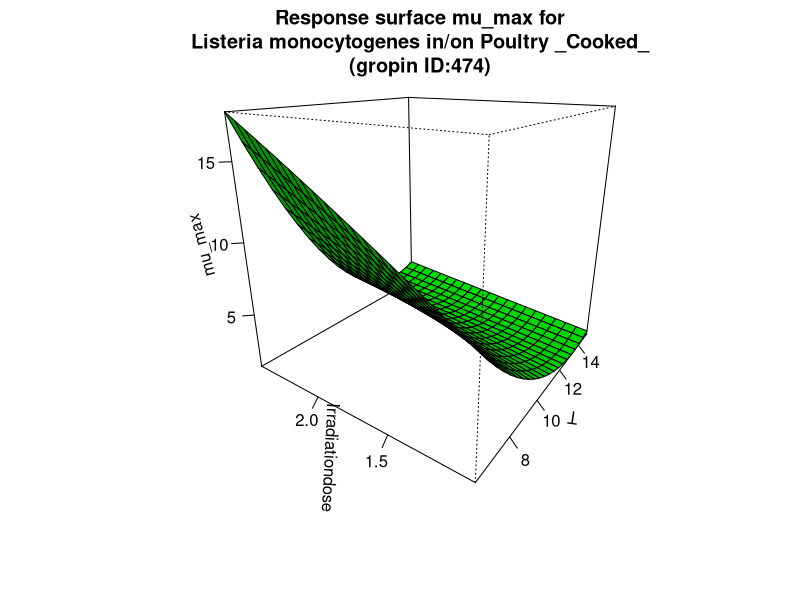

Write R code to recreate this figure.
#############################
# start of Parameter script
#############################
T <- seq(6.006,14.985014985015,length.out=21)
Irradiationdose <- seq(1.001,2.4975024975025,length.out=21)
#############################
# end of Parameter script
#############################
############################# 
# start of Model script Gropin ID 474 
#############################
 
# constant coefficients for this model
 
variables <- data.frame(T,Irradiationdose)
argumentsPar <- expand.grid(variables)
 
# heart of the model
response_surface <- function(T,Irradiationdose) {
   mumax <-5.38-0.94*T+20.2*Irradiationdose+0.04*(T^2)-0.66*(Irradiationdose^2)-2.64*T*Irradiationdose+0.045*T*(Irradiationdose^2)+0.091*Irradiationdose*(T^2)

return(mumax=mumax)
} 

# output parameters
mumax <- cbind(argumentsPar,response_surface(argumentsPar['T'],argumentsPar['Irradiationdose']))
colnames(mumax) <- c(colnames(argumentsPar),'mumax')
#############################
# End of Model script
#############################
############################# 
# start of Visualisation script Gropin ID 474 
#############################
persp(T,Irradiationdose,matrix(unlist(mumax$mumax),nrow=21),col = 'green',xlab='T',ylab='Irradiationdose',zlab='mu_max',main='Response surface mu_max for
Listeria monocytogenes in/on Poultry _Cooked_
(gropin ID:474)',theta=305,phi=20,shade=0.25,ticktype = 'detailed')
#############################
# End of Visualisation script
#############################
